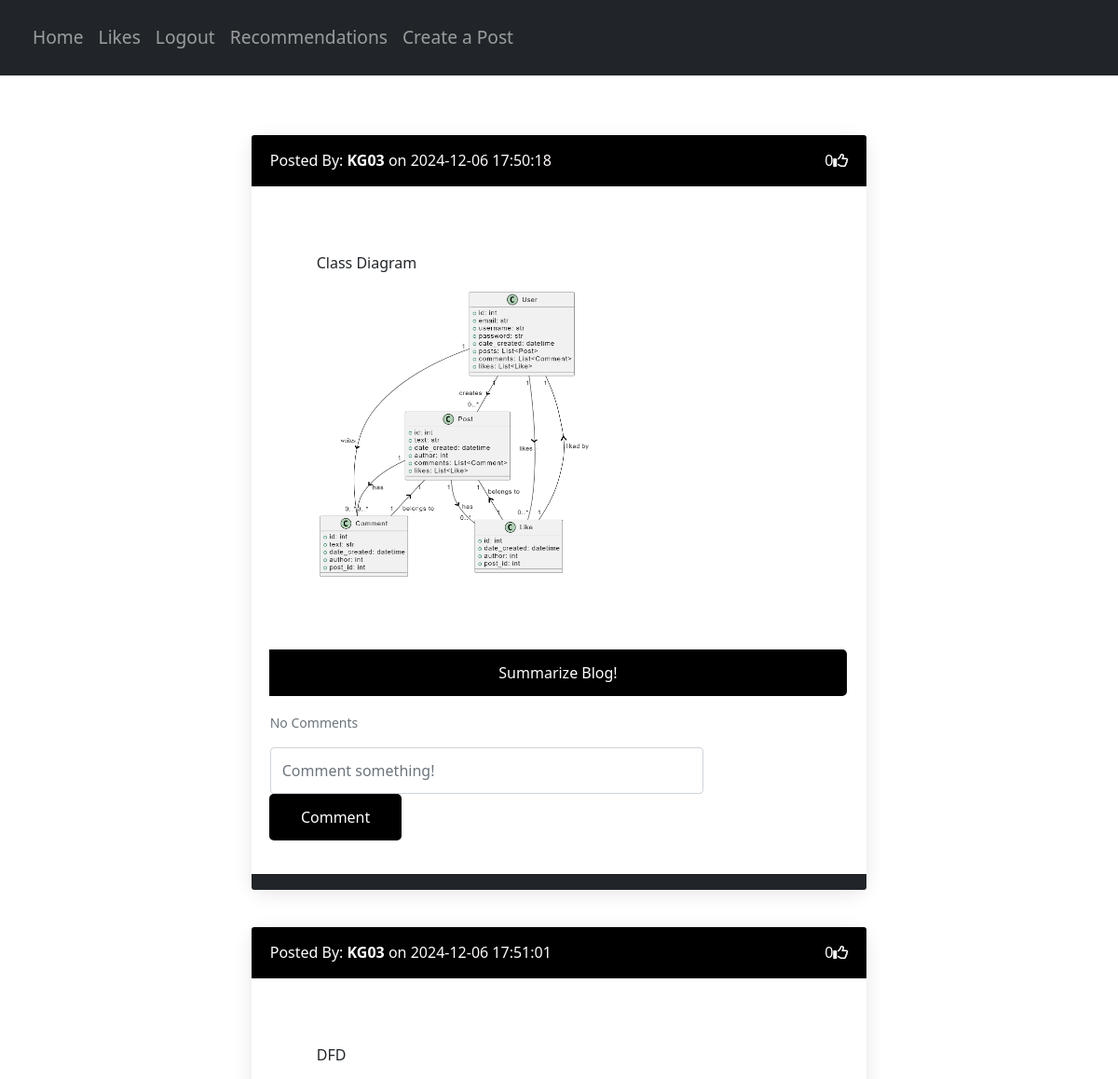
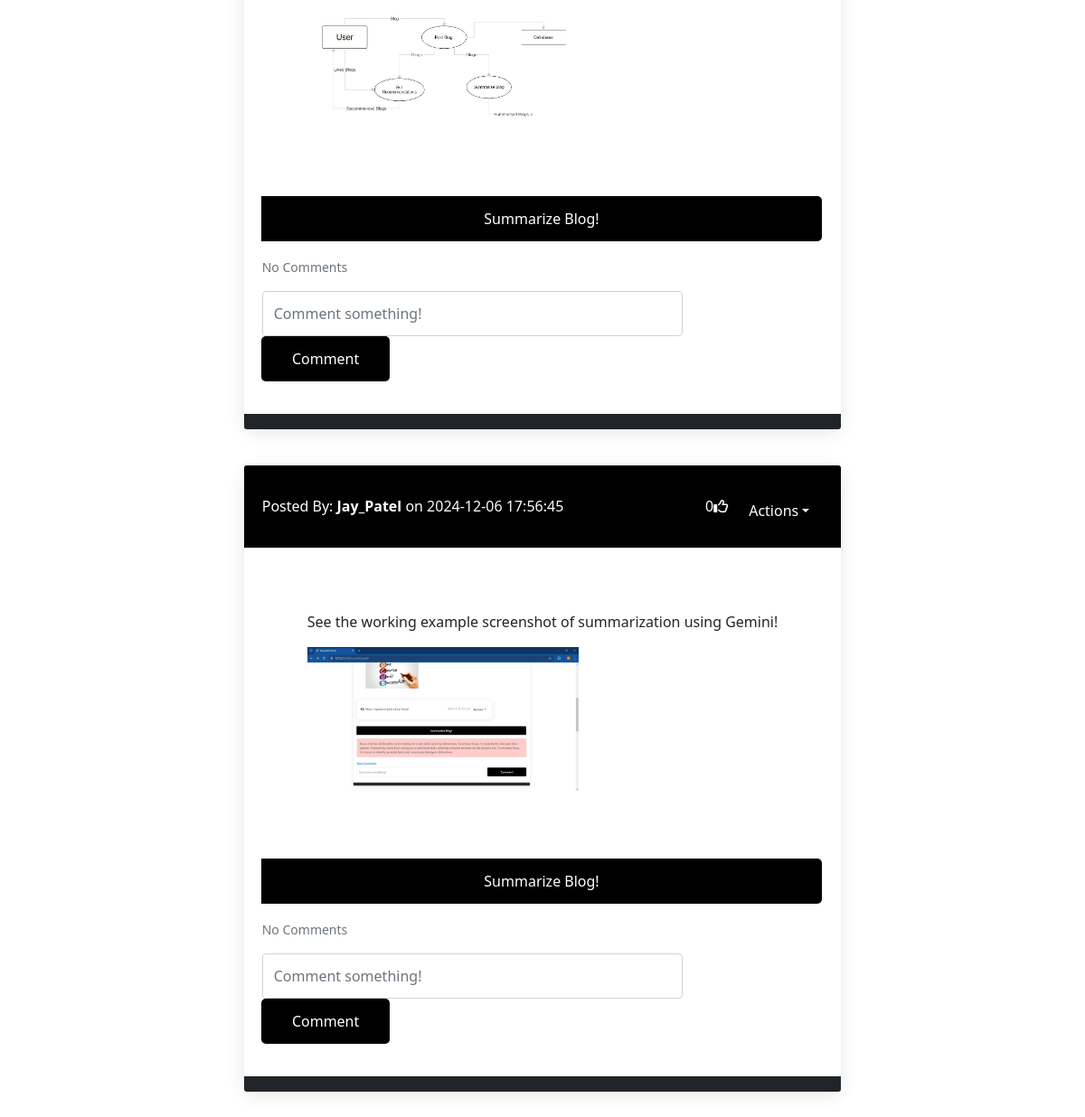
Page /recommend (signed in) on the committed database (2 pictures, top to bottom).
### website/models.py (models this page shows)
class Post(db.Model):
    id = db.Column(db.Integer, primary_key=True)
    text = db.Column(db.Text, nullable=False)
    date_created = db.Column(db.DateTime(timezone=True), default=func.now())
    author = db.Column(db.Integer, db.ForeignKey('user.id', ondelete="CASCADE"), nullable=False)
    image_url = db.Column(db.Text, nullable=True)
    comments = db.relationship('Comment', backref='post', passive_deletes=True)
    likes = db.relationship('Like', backref='post', passive_deletes=True)

class User(db.Model, UserMixin):
    id = db.Column(db.Integer, primary_key=True)
    email = db.Column(db.String(150), unique=True)
    username = db.Column(db.String(150), unique=True)
    password = db.Column(db.String(150))
    date_created = db.Column(db.DateTime(timezone=True), default=func.now())
    posts = db.relationship('Post', backref='user', passive_deletes=True)
    comments = db.relationship('Comment', backref='user', passive_deletes=True)
    likes = db.relationship('Like', backref='user', passive_deletes=True)

### website/views.py (the view)
@views.route('/recommend')
@login_required
def recommended():
    posts = get_user_recommended_posts(current_user.id)
    return render_template('recommendations.html', user=current_user, posts=posts, username=current_user.username)

### website/__init__.py (called while the page is built)
def create_app():
    app = Flask(__name__)
    app.config['SECRET_KEY'] = "GuniBloggingApp"
    app.config['SQLALCHEMY_DATABASE_URI'] = 'sqlite:///C:/Python311/Projects/Flask Blogger App/website/database.db'
    db.init_app(app)
    from .views import views
    from .auth import auth
    app.register_blueprint(views, url_prefix="/")
    app.register_blueprint(auth, url_prefix="/")
    from .models import User
    create_database(app)
    login_manager = LoginManager()
    login_manager.login_view = "auth.login"
    login_manager.init_app(app)
    @login_manager.user_loader
    def load_user(id):
        return User.query.get(int(id))
    return app

### website/views.py (called while the page is built)
def get_user_recommended_posts(user_id, limit=5):
    liked_posts_subquery = (
        Like.query
        .filter(Like.author == user_id)
        .with_entities(Like.post_id)
    )
    recommended_posts = (
        Post.query
        .filter(Post.author.in_(
            Post.query.filter(Post.id.in_(liked_posts_subquery)).with_entities(Post.author)
        ))
        .filter(Post.id.notin_(liked_posts_subquery))
        .limit(limit)
        .all()
    )
    return recommended_posts

### website/templates/recommendations.html (shortened to what this page needs)
{% extends "posts_recommendations_div.html" %}

### website/templates/posts_recommendations_div.html (shortened to what this page needs)
{% extends "base.html" %}
{% block content %}
<div id="posts" class="container mt-4 d-flex flex-column align-items-center">
    {% if posts %}
    {% for post in posts %}
    <div class="card border-dark mb-3" style="width: 100%; max-width: 1000px;">
        <div class="card-header d-flex justify-content-between align-items-center">
            <a href="/posts/{{ post.user.username }}" style="color: #fff;" class="text-decoration-none">Posted By: <b>{{ post.user.username }}</b> on <b><span style="color: snow; font-weight: 300;">{{ post.date_created }}</span></b></a>
            <div class="d-flex align-items-center">
                <span id="likes-count-{{ post.id }}">{{ post.likes|length }}</span>
                {% if user.id in post.likes|map(attribute="author")|list %}
                <i class="fas fa-thumbs-up" id="like-button-{{ post.id }}" onclick="like({{ post.id }})"></i>
                {% else %}
                <i class="far fa-thumbs-up" id="like-button-{{ post.id }}" onclick="like({{ post.id }})"></i>
                {% endif %}
                {% if user.id == post.author %}
                <div class="btn-group ms-2">
                    <button type="button" class="btn btn-sm btn-primary dropdown-toggle" data-bs-toggle="dropdown" aria-expanded="false">Actions</button>
                </div>
                {% endif %}
            </div>
        </div>
        <div class="card-body">
            <div class="card-text" style="padding: 50px;">
                {{post.text|safe}}
                {% if post.image_url %}
                    <img src="{{ post.image_url }}" alt="Post Image" style="width: 300px; height: auto;"/>
                {% endif %}
            </div>
            <div>
                <form class="input-group mb-3 summarize-form" method="POST" data-post-id="{{ post.id }}">
                    <button type="submit" class="btn btn-primary">Summarize Blog!</button>
                </form>
            </div>
            <p class="card-text">
                {% if post.comments|length > 0 %}
                <a data-bs-toggle="collapse" href="#comments-{{ post.id }}" role="button" aria-expanded="false" aria-controls="comments-{{ post.id }}">
                    <small>View {{ post.comments|length }} Comments</small>
                </a>
                {% else %}
                <small class="text-muted">No Comments</small>
                {% endif %}
            </p>
            <div class="comment_box" style="width: 100%; display: inline-block;">
                <form class="input-group mb-3" method="POST" action="/create-comment/{{post.id}}">
                    <div class="comment_in" style="width: 75%; margin-right: 20px; display: inline-block;">
                        <input type="text" id="text" name="text" class="form-control" style="height: 50px;" placeholder="Comment something!" required />
                    </div>
                    <div class="comment_btn" style="width: 23%; margin-top: -10px; display: inline-block;">
                        <button type="submit" class="btn btn-primary">Comment</button>
                    </div>
                </form>
            </div>
        </div>
        <div class="card-footer text-muted" style="background-color: #212529; color: #fff;"></div>
    </div>
    <br />
    {% endfor %}
    {% else %}
    <p>Like a post to get similar blog post recommendations!</p>
    {% endif %}
</div>
{% endblock %}

### website/templates/base.html (style rules this page uses)
body { background-color: #ffffff; }
.container { margin-top: 20px; background-color: #ffffff; width: max-content; }
.btn-primary { margin-top: 10px; width: 100%; padding: 0.75rem; font-size: 1rem; font-weight: 500; background-color: #000000; border: none; color: white; cursor: pointer; border-radius: 5px; }
.card { border: none; border-radius: 15px; background-color: #ffffff; box-shadow: 0 4px 20px rgba(0, 0, 0, 0.1); margin-bottom: 30px; transition: transform 0.2s; width: 80%; }
.card-header { background-color: #000000; color: white; padding: 15px 20px; border-top-left-radius: 15px; border-top-right-radius: 15px; }
.card-body { padding: 20px; }
.card-footer { background-color: #f8f9fa; border-bottom-left-radius: 15px; border-bottom-right-radius: 15px; }
.btn { padding: 10px 15px; font-size: 1rem; height: 50px; border-radius: 5px; }
.btn-primary { background-color: #000000; border-color: #000000; }
.input-group { margin-bottom: 20px; }
.text-muted { color: #7f8c8d; }
.d-flex { display: flex; align-items: center; }
.align-items-center { align-items: center; }
.card-text { margin-bottom: 15px; }

### rows in the picture
Post: user.username "KG03", date_created "2024-12-06 17:50:18", likes|length "0", text "Class Diagram", shows a picture
Post: user.username "KG03", date_created "2024-12-06 17:51:01", likes|length "0", text "DFD", shows a picture
Post: user.username "Jay_Patel", date_created "2024-12-06 17:56:45", likes|length "0", text "See the working example screenshot of summarization using Gemini!", shows a picture
